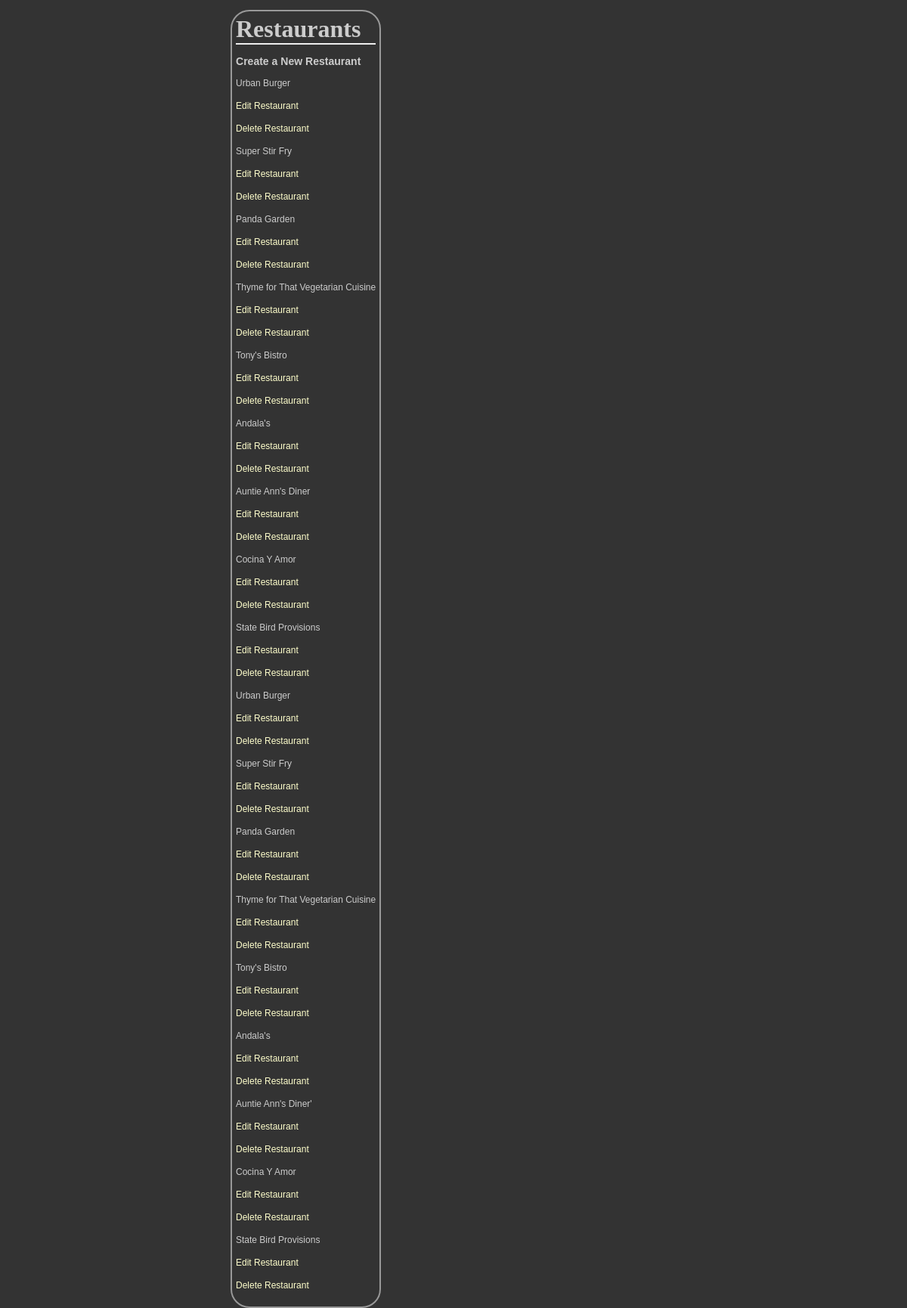
/restaurant/, run on the app's committed database.
### database_setup.py (models this page shows, shortened)
class Restaurant(Base):
    __tablename__ = 'restaurant'
    id = Column(Integer, primary_key=True)
    name = Column(String(250), nullable=False)

### project.py (the view)
@app.route('/')
@app.route('/restaurant/')
def showRestaurants():
    restaurants = session.query(Restaurant).all()
    return render_template('restaurants.html', restaurants=restaurants)

### templates/restaurants.html
<html>
<head>
<link rel=stylesheet type=text/css href="{{ url_for('static', filename='styles.css') }}">
	</head>
<body>
<div class = 'pane'>
<h1>Restaurants</h1>
<a href="{{url_for('newRestaurant')}}" > <h3> Create a New Restaurant </h3> </a>
{% for restaurant in restaurants %}
<a href = "{{url_for('showMenu', restaurant_id = restaurant.id)}}"> <p>{{restaurant.name}}</p></a>
<p><a href = "{{url_for('editRestaurant',restaurant_id = restaurant.id)}}">Edit Restaurant</a></p>
<p> <a href = "{{url_for('deleteRestaurant',restaurant_id = restaurant.id)}}">Delete Restaurant</a> </p>
{% endfor %}
</div>
</body>
</html>

### static/styles.css (style rules this page uses)
body { font-family: sans-serif; background-color: #333333; background-image: url('https://cloud.githubusercontent.com/assets/9041401/6119508/7cbced14-b07e-11e4-9dbd-f01488203879.jpg') }
h1, h2, h3, h4 { color: #CCCCCC; }
h1, h2 { font-family: 'Georgia', serif; margin: 0; }
h1 { border-bottom: 2px solid #eee; }
p { color: #CCCCCC; }
a { text-decoration: none; color:#FFFFCC; font-size: .75em; }
.pane { position:absolute; left: 25%; border: 2px solid; border-radius: 25px; padding: 5px; margin: 5px; border-color: #999999; background-color: #333333; }

### data on the page
Restaurant: name "Urban Burger"
Restaurant: name "Super Stir Fry"
Restaurant: name "Panda Garden"
Restaurant: name "Thyme for That Vegetarian Cuisine"
Restaurant: name "Tony's Bistro"
Restaurant: name "Andala's"
Restaurant: name "Auntie Ann's Diner"
Restaurant: name "Cocina Y Amor"
Restaurant: name "State Bird Provisions"
Restaurant: name "Urban Burger"
Restaurant: name "Super Stir Fry"
Restaurant: name "Panda Garden"
Restaurant: name "Thyme for That Vegetarian Cuisine"
Restaurant: name "Tony's Bistro"
Restaurant: name "Andala's"
Restaurant: name "Auntie Ann's Diner'"
Restaurant: name "Cocina Y Amor"
Restaurant: name "State Bird Provisions"
